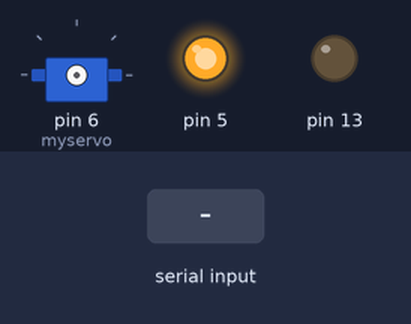
Simulated run of this sketch. Board: Arduino Leonardo, built with avr-gcc and run on an emulated ATmega32U4. Parts: servo, output pins drawn as LEDs (lit = HIGH). Dashed ring = blinking. The inputs (shaded band) are chosen by the test bench.

Above: at 1.2 s.
1.3 s: "a" received over the second serial link
At 4.4 s:
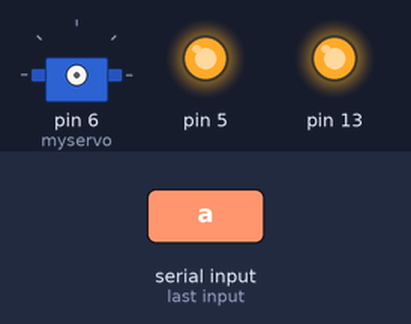
7.0 s: "b" received over the second serial link
At 9.9 s:
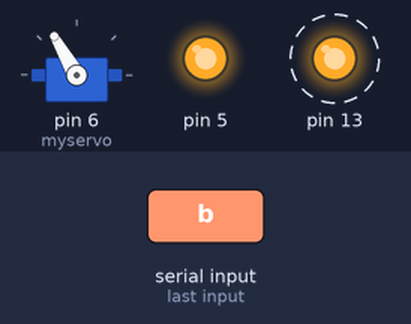
Timing chart, 0 to 14.6 s (numbered marks = the images above; inputs shaded):
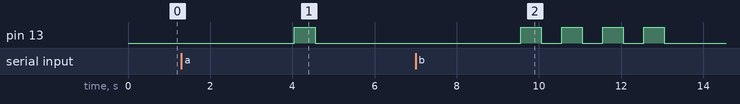

The sketch:

GalileoLock.ino
```cpp
#include <Servo.h>
Servo myservo;
char charreceive;
String state="0";
String ip="38";
void setup() {
  // put your setup code here, to run once:
    pinMode(13, OUTPUT);
    pinMode(6, OUTPUT);
    pinMode(5, OUTPUT);
    digitalWrite(13,LOW);
    digitalWrite(6, LOW);
    digitalWrite(5, HIGH);

    Serial1.begin(2400);
    while (!Serial1) {
    ; // wait for serial port to connect. Needed for Leonardo only
    }
    delay(50);

}

void loop() {

    //Serial1.println(ip+state);
    delay(2000);
    //Serial1.print('a');

    while(Serial1.available()){
      charreceive=char(Serial1.read());
       }

      if(charreceive=='a'){
          blink(1);
          charreceive=' ';
          state="1";
          delay(500);
          myservo.attach(6);
          myservo.write(120);
          delay(2000);
          digitalWrite(6, LOW);
        }
      if(charreceive=='b') {
            blink(4);
            charreceive=' ';
            state="0";

      }

}

void blink(int c){
  for(int i=0;i<c;i++){
  digitalWrite(13, HIGH);   // turn the LED on (HIGH is the voltage level)
  delay(500);              // wait for a second
  digitalWrite(13, LOW);    // turn the LED off by making the voltage LOW
  delay(500);              // wait for a second
  }
}
void open(){
for(int i=0;i<1000;i++){
  digitalWrite(6, HIGH);   // turn the LED on (HIGH is the voltage level)
  delayMicroseconds(3000);              // wait for a second
  digitalWrite(6, LOW);    // turn the LED off by making the voltage LOW
  delayMicroseconds(20000-3000);                  // wait for a second
  }
}
```

Measured:
- after the input at 1.3 s, pin 13: LOW → HIGH after 2.8 s, → LOW 0.50 s later
- after the input at 7.0 s, pin 13: alternates HIGH for 0.50 s and LOW for 0.50 s, 8 changes in all, then stays LOW, starting after 2.6 s
